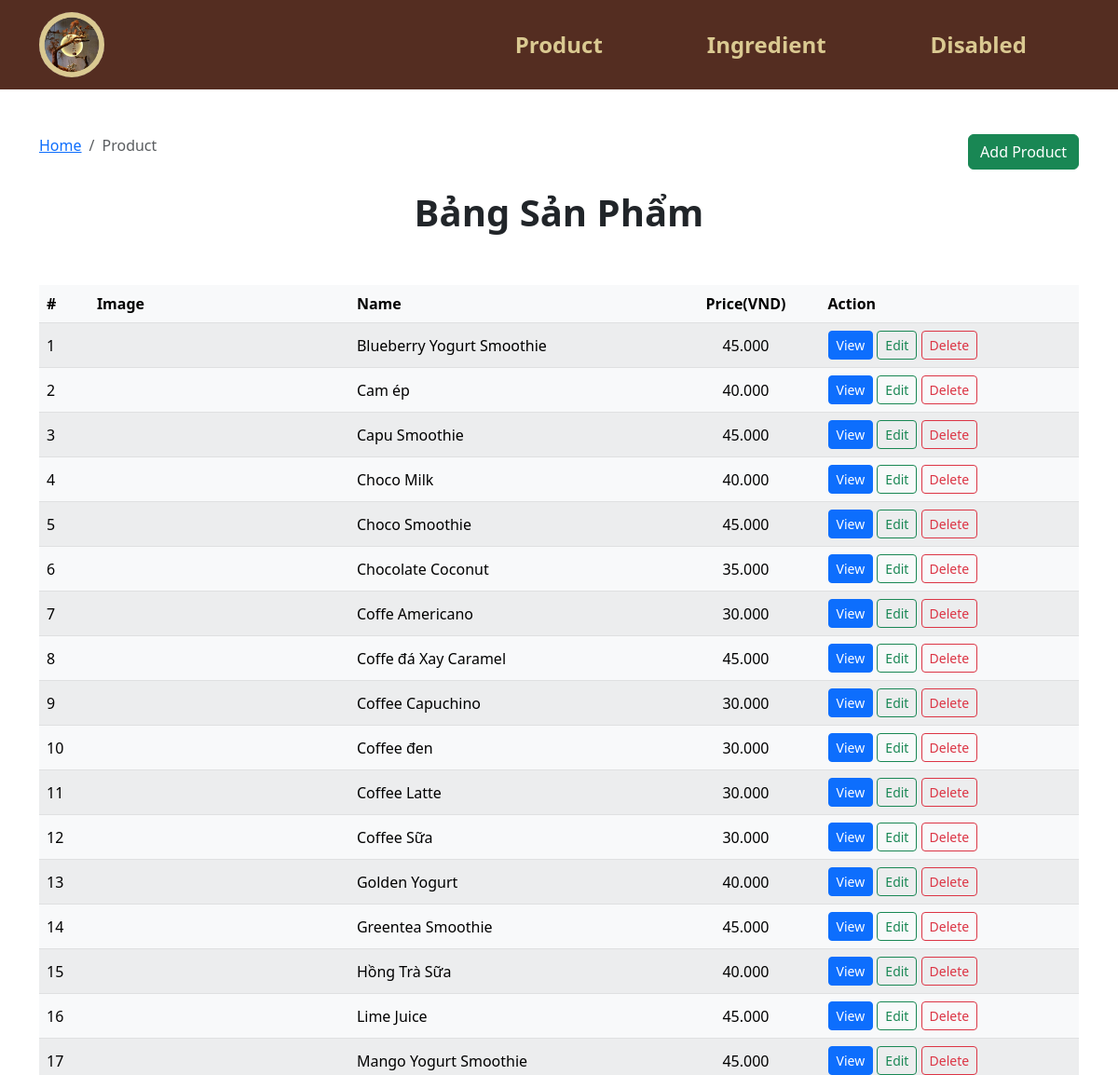
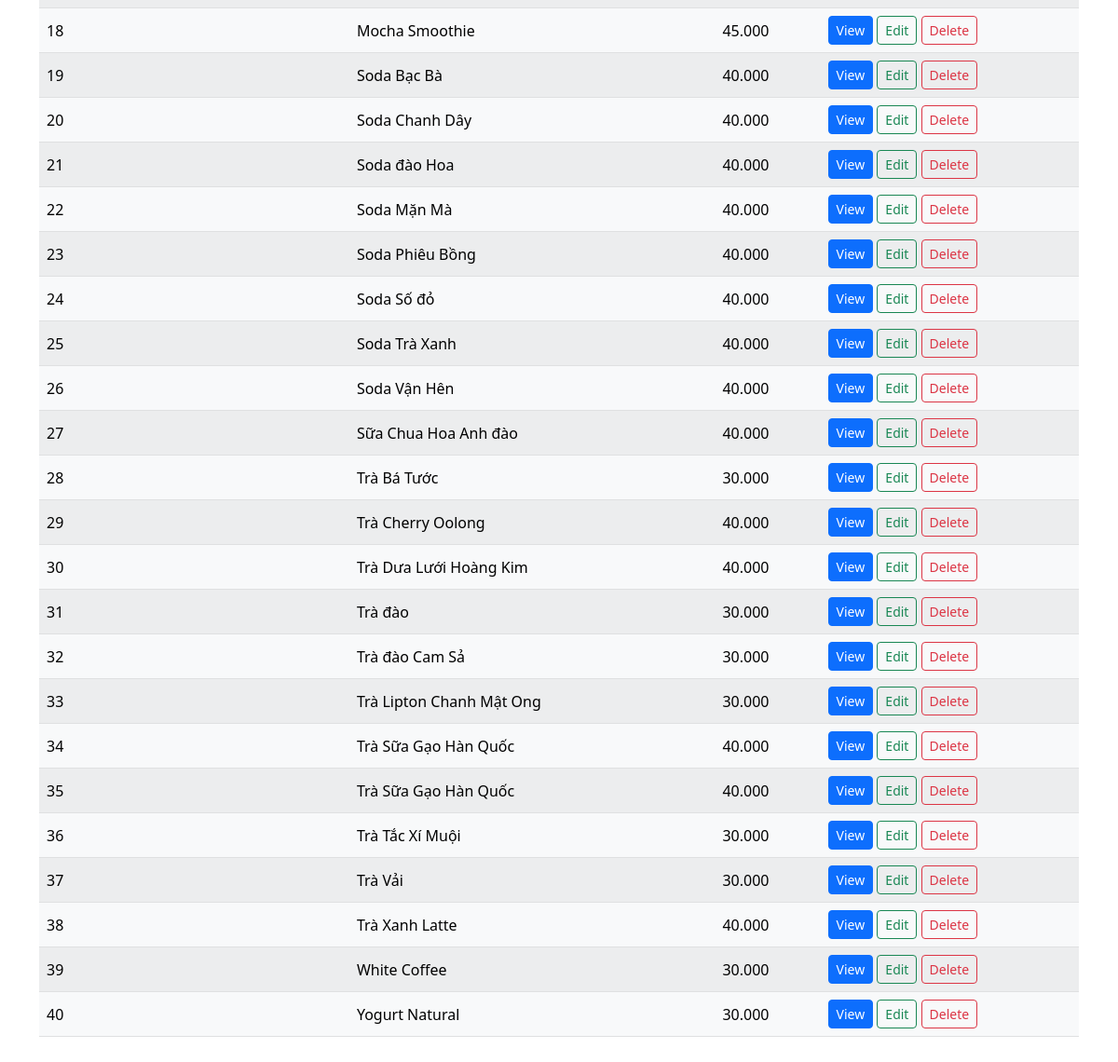
The page /product.php on the database its author committed (2 pictures, top to bottom).
### tables this page shows
CREATE TABLE `product` (
  `p_id` int(100) NOT NULL COMMENT 'id sản phẩm',
  `p_name` varchar(255) NOT NULL COMMENT 'tên sản phẩm ',
  `p_price` int(255) NOT NULL COMMENT 'giá sản phẩm'
);

### product.php (the view, shortened to what this page needs)
<!DOCTYPE html>
<html lang="en">
<head>
    <?php
    include("conn_db.php");
    include("head.php");
    ?>
</head>
<body>
    <?php
    include("header.php");
    ?>
    <div class="container pt-5">
        <nav aria-label="breadcrumb">
            <ol class="breadcrumb">
                <li class="breadcrumb-item"><a href="index.php">Home</a></li>
                <li class="breadcrumb-item active" aria-current="page">Product</li>
                <li class="ms-auto"> <a href="product_add.php?p_value=1" class="btn btn-success">Add Product</a></li>
            </ol>
        </nav>
        <div class="fs-1 text-center fw-bold"><span>Bảng Sản Phẩm</span></div>
        <table class="mt-5 table rounded-5 table-light table-striped table-hover align-middle caption-top mb-5">
            <thead class="bg-light">
                <tr>
                    <th scope="col-1">#</th>
                    <th scope="col-4">Image</th>
                    <th scope="col-4">Name</th>
                    <th class="text-center" scope="col">Price(VND)</th>
                    <th scope="col">Action</th>
                </tr>
            </thead>
            <?php
            $query = "SELECT * FROM product ORDER BY p_name ASC";
            $result = $mysqli->query($query);
            ?>
            <tbody>
                <?php $i = 1;
                while ($row = $result->fetch_array()) { ?>
                    <tr>
                        <td>
                            <?php echo $i++; ?>
                        </td>
                        <td class="w-25"></td>
                        <td>
                            <?php echo $row["p_name"]; ?>
                        </td>
                        <td class="text-center">
                            <?php echo number_format($row["p_price"], "0", ",", "."); ?>
                        </td>
                        <td><a href="product_view.php?p_id=<?php echo $row["p_id"] ?>"
                                class="btn btn-sm btn-primary">View</a>
                            <a href="product_edit.php?p_id=<?php echo $row["p_id"] ?>"
                                class="btn btn-sm btn-outline-success">Edit</a>
                            <a href="product_delete.php?p_id=<?php echo $row["p_id"] ?>"
                                class="btn btn-sm btn-outline-danger">Delete</a>
                        </td>
                    </tr>
                <?php } ?>
            </tbody>
        </table>
    </div>
</body>
</html>

### rows shown on the page
product: p_name "Blueberry Yogurt Smoothie", p_price "45.000"
product: p_name "Cam ép", p_price "40.000"
product: p_name "Capu Smoothie", p_price "45.000"
product: p_name "Choco Milk", p_price "40.000"
product: p_name "Choco Smoothie", p_price "45.000"
product: p_name "Chocolate Coconut", p_price "35.000"
product: p_name "Coffe Americano", p_price "30.000"
product: p_name "Coffe đá Xay Caramel", p_price "45.000"
product: p_name "Coffee Capuchino", p_price "30.000"
product: p_name "Coffee đen", p_price "30.000"
product: p_name "Coffee Latte", p_price "30.000"
product: p_name "Coffee Sữa", p_price "30.000"
product: p_name "Golden Yogurt", p_price "40.000"
product: p_name "Greentea Smoothie", p_price "45.000"
product: p_name "Hồng Trà Sữa", p_price "40.000"
product: p_name "Lime Juice", p_price "45.000"
product: p_name "Mango Yogurt Smoothie", p_price "45.000"
product: p_name "Mocha Smoothie", p_price "45.000"
product: p_name "Soda Bạc Bà", p_price "40.000"
product: p_name "Soda Chanh Dây", p_price "40.000"
product: p_name "Soda đào Hoa", p_price "40.000"
product: p_name "Soda Mặn Mà", p_price "40.000"
product: p_name "Soda Phiêu Bồng", p_price "40.000"
product: p_name "Soda Số đỏ", p_price "40.000"
product: p_name "Soda Trà Xanh", p_price "40.000"
product: p_name "Soda Vận Hên", p_price "40.000"
product: p_name "Sữa Chua Hoa Anh đào", p_price "40.000"
product: p_name "Trà Bá Tước", p_price "30.000"
product: p_name "Trà Cherry Oolong", p_price "40.000"
product: p_name "Trà Dưa Lưới Hoàng Kim", p_price "40.000"
product: p_name "Trà đào", p_price "30.000"
product: p_name "Trà đào Cam Sả", p_price "30.000"
product: p_name "Trà Lipton Chanh Mật Ong", p_price "30.000"
product: p_name "Trà Sữa Gạo Hàn Quốc", p_price "40.000"
product: p_name "Trà Sữa Gạo Hàn Quốc", p_price "40.000"
product: p_name "Trà Tắc Xí Muội", p_price "30.000"
product: p_name "Trà Vải", p_price "30.000"
product: p_name "Trà Xanh Latte", p_price "40.000"
product: p_name "White Coffee", p_price "30.000"
product: p_name "Yogurt Natural", p_price "30.000"
